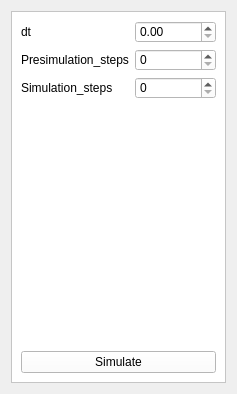
<?xml version="1.0" encoding="UTF-8"?>
<ui version="4.0">
 <class>sumo_simulate</class>
 <widget class="QWidget" name="sumo_simulate">
  <property name="geometry">
   <rect>
    <x>0</x>
    <y>0</y>
    <width>237</width>
    <height>394</height>
   </rect>
  </property>
  <property name="windowTitle">
   <string/>
  </property>
  <layout class="QVBoxLayout" name="verticalLayout">
   <item>
    <widget class="QFrame" name="frame">
     <property name="autoFillBackground">
      <bool>false</bool>
     </property>
     <property name="styleSheet">
      <string notr="true">background-color: rgb(255, 255, 255);</string>
     </property>
     <property name="frameShape">
      <enum>QFrame::StyledPanel</enum>
     </property>
     <property name="frameShadow">
      <enum>QFrame::Plain</enum>
     </property>
     <layout class="QVBoxLayout" name="verticalLayout_2">
      <item>
       <layout class="QGridLayout" name="gridLayout">
        <item row="0" column="0">
         <widget class="QLabel" name="label">
          <property name="toolTip">
           <string>length of simulation step of the interface</string>
          </property>
          <property name="text">
           <string>dt</string>
          </property>
         </widget>
        </item>
        <item row="0" column="1">
         <widget class="QDoubleSpinBox" name="doubleSpinBox_dt"/>
        </item>
        <item row="1" column="0">
         <widget class="QLabel" name="label_2">
          <property name="toolTip">
           <string>number of time steps before simulation with ego vehicle starts</string>
          </property>
          <property name="text">
           <string>Presimulation_steps</string>
          </property>
         </widget>
        </item>
        <item row="1" column="1">
         <widget class="QSpinBox" name="spinBox_presimulation_steps"/>
        </item>
        <item row="2" column="0">
         <widget class="QLabel" name="label_3">
          <property name="toolTip">
           <string>number of simulated (and synchronized) time steps</string>
          </property>
          <property name="text">
           <string>Simulation_steps</string>
          </property>
         </widget>
        </item>
        <item row="2" column="1">
         <widget class="QSpinBox" name="spinBox_simulation_steps"/>
        </item>
       </layout>
      </item>
      <item>
       <spacer name="verticalSpacer">
        <property name="orientation">
         <enum>Qt::Vertical</enum>
        </property>
        <property name="sizeHint" stdset="0">
         <size>
          <width>20</width>
          <height>220</height>
         </size>
        </property>
       </spacer>
      </item>
      <item>
       <widget class="QPushButton" name="pushButton_simulate">
        <property name="text">
         <string>Simulate</string>
        </property>
       </widget>
      </item>
     </layout>
    </widget>
   </item>
  </layout>
 </widget>
 <resources/>
 <connections/>
</ui>
